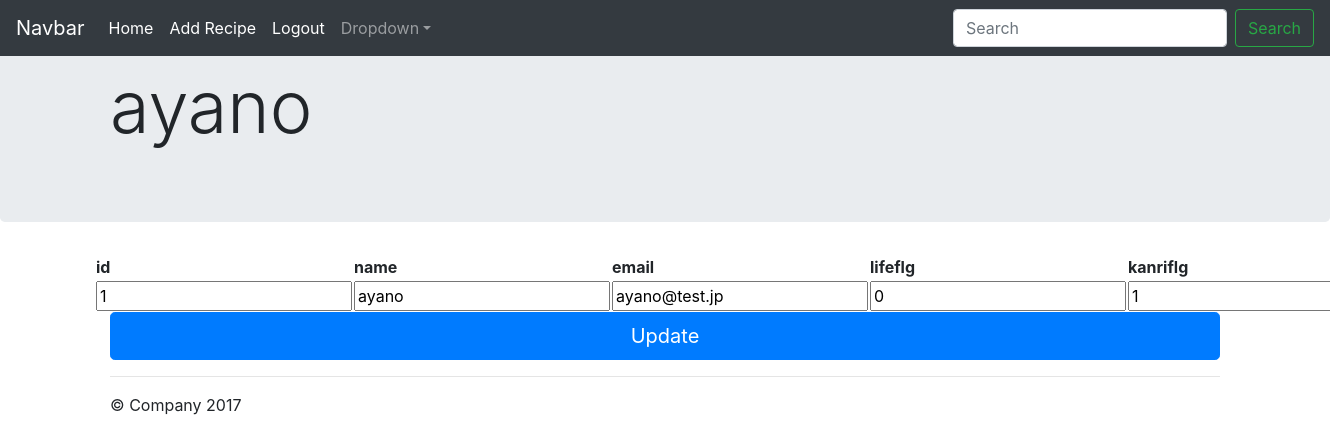
Screenshot of /mypage/detail.php?id=1 (signed in) with the database file from the repository.
### tables this page shows
CREATE TABLE `users` (
  `id` int(11) NOT NULL,
  `name` varchar(64) NOT NULL,
  `email` varchar(256) NOT NULL,
  `password` varchar(256) NOT NULL,
  `lifeflg` int(12) NOT NULL,
  `kanriflg` int(12) NOT NULL
);

### mypage/detail.php (the view, shortened to what this page needs)
<?php
$userid = $_GET["id"];
$pdo = db_conn();
$sql = "SELECT * FROM users WHERE id=$userid";
$stmt = $pdo->prepare($sql);
$status = $stmt->execute();
if($status==false){
    sql_error();
} else {
    $userinfo = $stmt->fetch();
}
?>
<!DOCTYPE html>
<html lang="en">
  <head>
      <link rel="stylesheet" href="https://getbootstrap.com/docs/4.0/dist/css/bootstrap.min.css">
    <link href="https://getbootstrap.com/docs/4.0/examples/jumbotron/jumbotron.css" rel="stylesheet">
    <link href="https://use.fontawesome.com/releases/v5.6.1/css/all.css" rel="stylesheet">
  </head>
  <body>
    <nav class="navbar navbar-expand-md navbar-dark fixed-top bg-dark">
      <a class="navbar-brand" href="#">Navbar</a>
      <div class="collapse navbar-collapse" id="navbarsExampleDefault">
        <ul class="navbar-nav mr-auto">
          <li class="nav-item active">
            <a class="nav-link" href="../mypage/index.php">Home <span class="sr-only">(current)</span></a>
          </li>
          <li class="nav-item active">
            <a class="nav-link" href="../recipe/recipe.php">Add Recipe</a>
          </li>
          <li class="nav-item active">
            <a class="nav-link" href="../signin/logout.php">Logout</a>
          </li>
          <li class="nav-item dropdown">
            <a class="nav-link dropdown-toggle" href="http://example.com" id="dropdown01" data-toggle="dropdown" aria-haspopup="true" aria-expanded="false">Dropdown</a>
          </li>
        </ul>
        <form class="form-inline my-2 my-lg-0">
          <input class="form-control mr-sm-2" type="text" placeholder="Search" aria-label="Search">
          <button class="btn btn-outline-success my-2 my-sm-0" type="submit">Search</button>
        </form>
      </div>
    </nav>
    <div class="jumbotron">
      <div class="container">
        <h1 class="display-3"><?=$userinfo["name"]?></h1>
      </div>
    </div>
    <div class="container">
      <form method="post" action="update.php?id=<?=$userinfo["id"]?>">
      <div class="row">
        <table>
          <tr><th>id</th><th>name</th><th>email</th><th>lifeflg</th><th>kanriflg</th></tr>
          <tr>
            <td><input name="id" value="<?=$userinfo["id"]?>"></td>
            <td><input name="name" value="<?=$userinfo["name"]?>"></td>
            <td><input name="email" value="<?=$userinfo["email"]?>"></td>
            <td><input name="lifeflg" value="<?=$userinfo["lifeflg"]?>"></td>
            <td><input name="kanriflg" value="<?=$userinfo["kanriflg"]?>"></td>
          </tr>
        </table>
      </div>
      <button class="btn btn-lg btn-primary btn-block" type="submit">Update</button>
      </form>
      <hr>
      <footer>
        <p>&copy; Company 2017</p>
      </footer>
    </div>
  </body>
</html>

### rows the page displays
users: name "ayano", id "1", email "ayano@test.jp", lifeflg "0", kanriflg "1"
